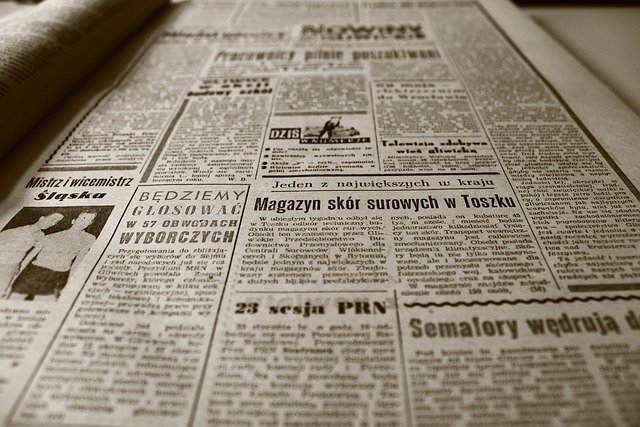
#> input picture inflearn_image_processing/newspaper.jpg, 640 x 427 px
$ python image_distance.py
#> lines starting #> are read from the running program, lines starting #| are printed output that depends on the picture
import cv2
import numpy as np
img = cv2.imread("newspaper.jpg")
#> img is the input picture: shape (427, 640, 3); mean B, G, R 118.6, 135.1, 145.3

width, height = 640,240
src = np.array([[254,190], [504,173], [559,293], [230,290]], dtype=np.float32) #input 4개 지점
dst = np.array([[0, 0], [width, 0], [width, height], [0,height]], dtype=np.float32)#output 4개 지점

matrix = cv2.getPerspectiveTransform(src, dst)
result = cv2.warpPerspective(img, matrix, (width, height))
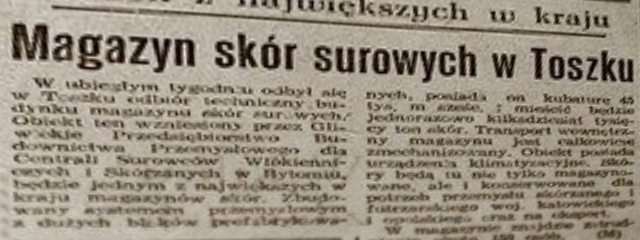
#> result: shape (240, 640, 3); mean B, G, R 126.9, 142.2, 151.6

cv2.imshow("img", img)
cv2.imshow("result", result)
cv2.waitKey(0)
cv2.destroyAllWindows()

$ run again, with inflearn_image_processing/book.jpg copied over inflearn_image_processing/newspaper.jpg
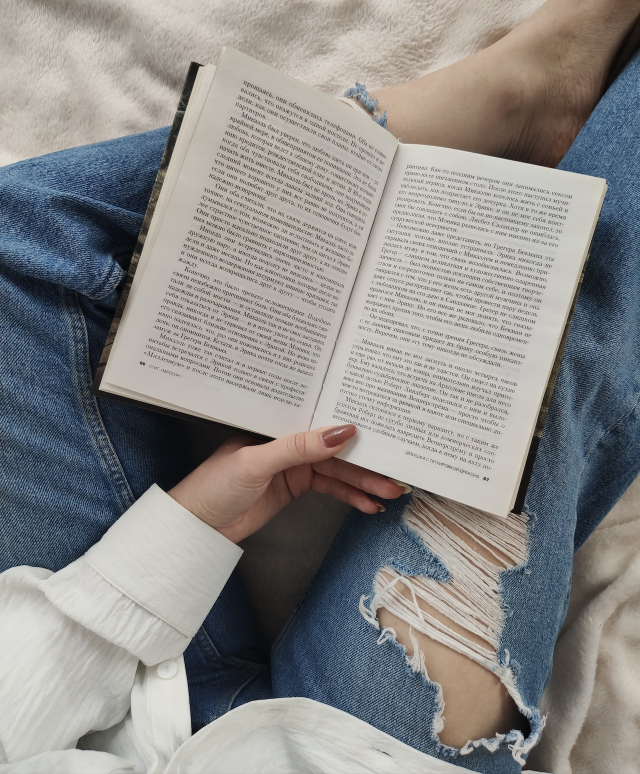
#> input picture inflearn_image_processing/book.jpg, 1280 x 1548 px (shown at 1/2 size)
#> img is the input picture: shape (1548, 1280, 3); mean B, G, R 135.8, 137.3, 138.5
#> `result = cv2.warpPerspective(img, matrix, (width, height))`:
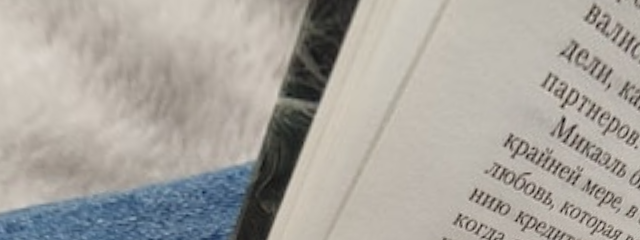
#> result: shape (240, 640, 3); mean B, G, R 158.9, 165, 168.8

$ run again, with inflearn_image_processing/cat.jpg copied over inflearn_image_processing/newspaper.jpg
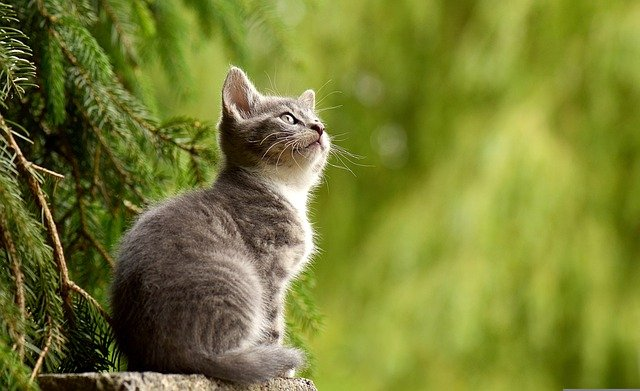
#> input picture inflearn_image_processing/cat.jpg, 640 x 391 px
#> img is the input picture: shape (391, 640, 3); mean B, G, R 50.2, 125.8, 119.1
#> `result = cv2.warpPerspective(img, matrix, (width, height))`:
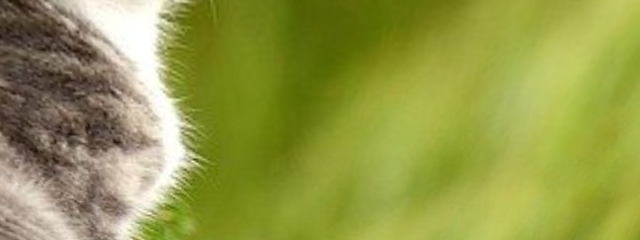
#> result: shape (240, 640, 3); mean B, G, R 72.1, 153.2, 147.7
